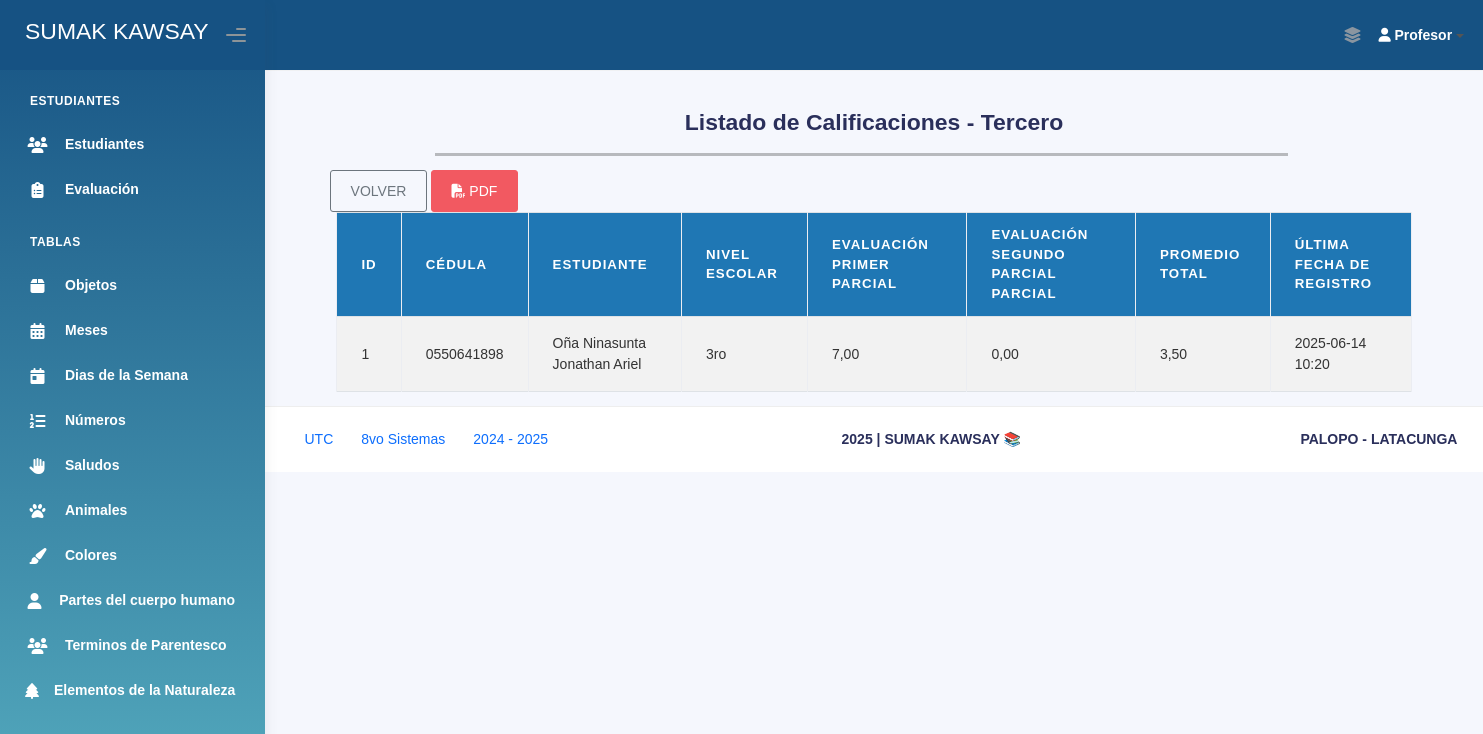
Page /calificaciones/tercero/ (signed in) on the earlier database version.
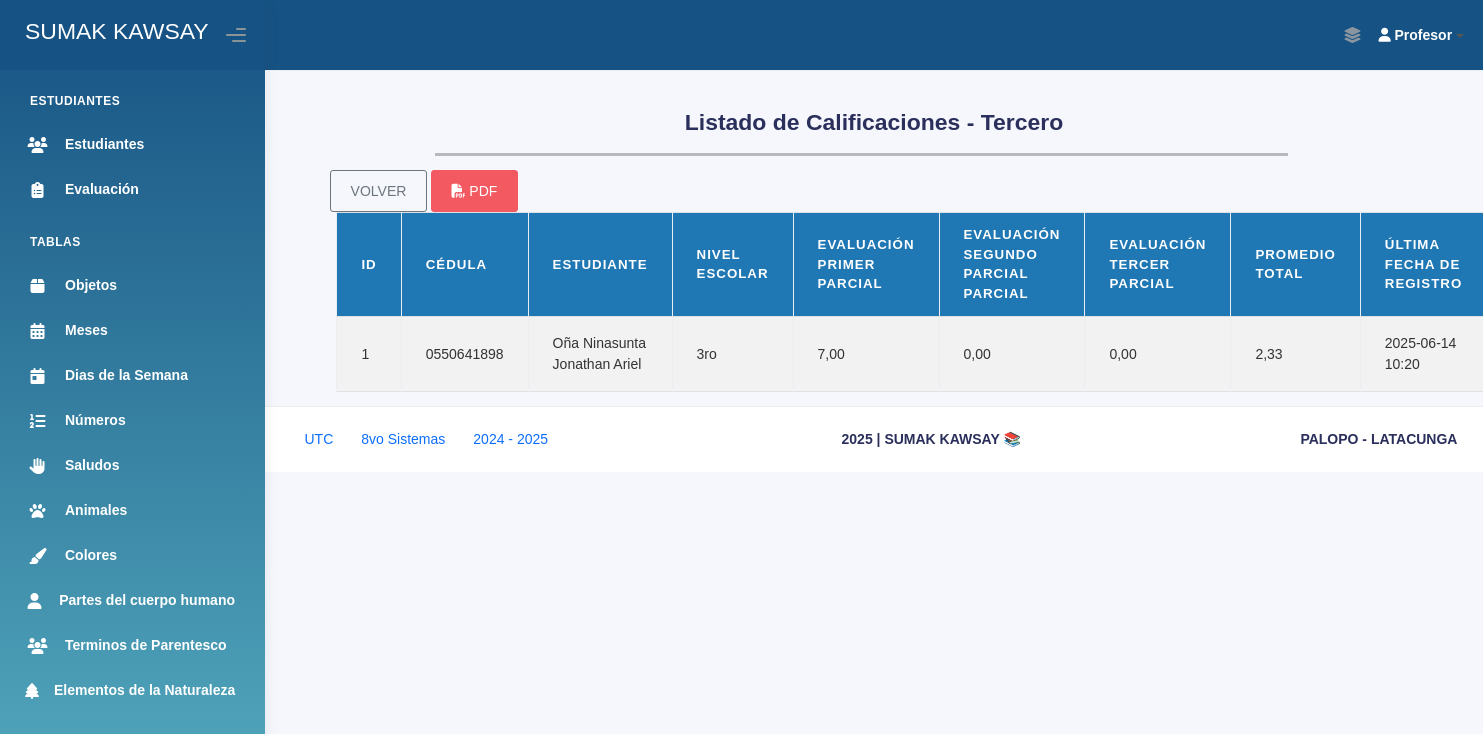
Same page on the later database version.
### Aplicaciones/Modulos/models.py (models this page shows, shortened)
class Evaluacion_Tercero(models.Model):
    titulo_eva_ter = models.CharField(max_length=200)
    descripcion_eva_ter = models.TextField()
    nivel_escolar_eva_ter = models.CharField(max_length=50, blank=True, null=True)
    estado_eva_ter = models.BooleanField(default=True)
    tipo_aprendizaje_eva_ter = models.TextField()
    fecha_creacion_eva_ter = models.DateTimeField(auto_now_add=True)
    fecha_actualizacion_eva_ter = models.DateTimeField(auto_now=True)

class Estudiante_Tercero(models.Model):
    nombres_est_ter = models.CharField(max_length=100)
    apellidos_est_ter = models.CharField(max_length=100)
    cedula_est_ter = models.CharField(max_length=10, unique=True)
    genero_est_ter = models.CharField(max_length=20)
    nivel_escolar_est_ter = models.CharField(max_length=50)
    estado_est_ter = models.CharField(max_length=10)
    fecha_registro_est_ter = models.DateTimeField(auto_now_add=True)
    fecha_actualizacion_est_ter = models.DateTimeField(auto_now=True)

### Aplicaciones/Modulos/views.py (the view)
# urls.py: path('calificaciones/tercero/', views.lista_calificaciones_tercero, name='lista_calificaciones_tercero'),
def lista_calificaciones_tercero(request):
    if not request.session.get('profesor_id'):
        return redirect('login_profesor')
    evaluaciones = Evaluacion_Tercero.objects.all().order_by('id')
    calificaciones = Resultado_Evaluacion_Tercero.objects.select_related('fk_estudiante_ter', 'fk_evaluacion_ter').all()
    estudiantes_ids = set(calificaciones.values_list('fk_estudiante_ter__id', flat=True))
    estudiantes = []
    for est_id in estudiantes_ids:
        estudiante = calificaciones.filter(fk_estudiante_ter=est_id).first().fk_estudiante_ter
        estudiantes.append(estudiante)
    notas_por_estudiante = {}
    for cal in calificaciones:
        est_id = cal.fk_estudiante_ter.id
        eva_id = cal.fk_evaluacion_ter.id
        if est_id not in notas_por_estudiante:
            notas_por_estudiante[est_id] = {}
        notas_por_estudiante[est_id][eva_id] = float(cal.nota_res_ter)
    promedios = {}
    total_evaluaciones = evaluaciones.count()
    for est_id in estudiantes_ids:
        notas = notas_por_estudiante.get(est_id, {})
        suma_notas = sum(notas.get(eva.id, 0) for eva in evaluaciones)
        promedios[est_id] = (suma_notas / total_evaluaciones) if total_evaluaciones > 0 else None
    fechas_ultimo_registro = {}
    for est_id in estudiantes_ids:
        ultima_fecha = calificaciones.filter(fk_estudiante_ter=est_id).aggregate(Max('fecha_res_ter'))['fecha_res_ter__max']
        fechas_ultimo_registro[est_id] = ultima_fecha
    context = {
        'evaluaciones': evaluaciones,
        'estudiantes': estudiantes,
        'notas_por_estudiante': notas_por_estudiante,
        'promedios': promedios,
        'fechas_ultimo_registro': fechas_ultimo_registro,
    }
    return render(request, 'Administrador/Calificaciones/lista_calificaciones_tercero.html', context)

### Aplicaciones/Modulos/templatetags/diccionario_extras.py (called while the page is built)
@register.filter
def dict_get(d, key):
    if d is None:
        return None
    return d.get(key)

### Aplicaciones/Modulos/templates/Administrador/Calificaciones/lista_calificaciones_tercero.html (shortened to what this page needs)
{% extends 'plantillaAdmin.html' %}
{% load diccionario_extras %}
{% block body %}
<br><br><br><br>
<div>
    <br>
    <div class="card-title text-center">
        <h3><b>Listado de Calificaciones - Tercero</b></h3>
    </div>
</div>
<div style="width: 70%; margin-left: 170px;">
    <hr style="height: 3px; background-color: #000; border: none;">
</div>
<div style="margin-left: 65px; margin-top: 10px;">
    <a href="{% url 'seleccion_calificaciones' %}" class="btn btn-outline-secondary">VOLVER</a>
    <a href="{% url 'reporte_pdf_calificaciones_tercero' %}" target="_blank"  class="btn btn-danger">
        <i class="fas fa-file-pdf"></i> PDF
    </a>
</div>
<div class="container" style="width: 90%;">
    <table class="table table-bordered table-striped table-hover" id="tbl-Calificaciones">
        <thead>
            <tr>
                <th>ID</th>
                <th>Cédula</th>
                <th>Estudiante</th>
                <th>Nivel Escolar</th>
                {% for eva in evaluaciones %}
                    <th>{{ eva.titulo_eva_ter }}</th>
                {% endfor %}
                <th>Promedio Total</th>
                <th>Última Fecha de Registro</th>
            </tr>
        </thead>
        <tbody>
            {% for est in estudiantes %}
                <tr>
                    <td>{{ est.id }}</td>
                    <td>{{ est.cedula_est_ter }}</td>
                    <td>{{ est.apellidos_est_ter }} {{ est.nombres_est_ter }}</td>
                    <td>{{ est.nivel_escolar_est_ter }}</td>
                    {% for eva in evaluaciones %}
                        {% with notas_por_estudiante|dict_get:est.id as notas_est %}
                            {% with notas_est|dict_get:eva.id as nota %}
                                <td>{{ nota|default:"0.00"|floatformat:2 }}</td>
                            {% endwith %}
                        {% endwith %}
                    {% endfor %}
                    <td>{{ promedios|dict_get:est.id|default:"-"|floatformat:2 }}</td>
                    <td>
                        {% with fechas_ultimo_registro|dict_get:est.id as fecha %}
                            {% if fecha %}
                                {{ fecha|date:"Y-m-d H:i" }}
                            {% else %}
                                -
                            {% endif %}
                        {% endwith %}
                    </td>
                </tr>
            {% empty %}
                <tr>
                    <td colspan="{{ evaluaciones|length|add:'5' }}">No hay calificaciones registradas para Tercero.</td>
                </tr>
            {% endfor %}
        </tbody>
    </table>
</div>
{% endblock %}

Differences in the rows shown:
added Evaluacion_Tercero: titulo_eva_ter "EVALUACIÓN TERCER PARCIAL", id "0,00"
computed for Estudiante_Tercero "Oña Ninasunta": id "3,50" → "2,33"
